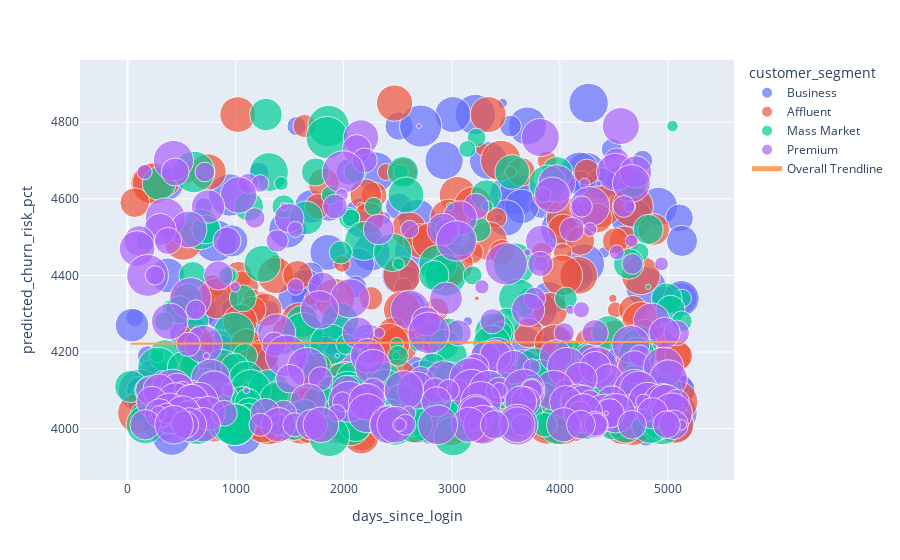

This figure's notebook cell:
### Markdown cell above
### Churn Feature Importance Scatter

### Code cell
churn_feature_importance_scatter_query = "SELECT * FROM gold.analytics_customer_churn_prediction ORDER BY predicted_churn_risk_pct DESC LIMIT 1000"
churn_feature_importance_scatter_df = fetch_data(churn_feature_importance_scatter_query)

fig = px.scatter(
    churn_feature_importance_scatter_df,
    x='days_since_login',
    y='predicted_churn_risk_pct',
    size='clv_at_risk',
    color='customer_segment',
    hover_data={
        'transaction_count_90d': ':,',
        'active_account_count': ':,',
        'unresolved_issues': ':,',
        'clv_at_risk': ':$,.2f'
    },
    title='Churn Risk Drivers: Days Since Last Login vs Predicted Risk (Top 1000 Customers)',
    labels={
        'days_since_login': 'Days Since Last Login',
        'predicted_churn_risk_pct': 'Predicted Churn Risk (%)',
        'customer_segment': 'Customer Segment'
    },
    color_discrete_sequence=px.colors.qualitative.Plotly,
    size_max=30
)

# Layout improvements
fig.update_layout(
    height=650,
    width=900,
    title={
        'text': 'Churn Risk Drivers: Days Since Last Login vs Predicted Risk (Top 1000 Customers)',
        'x': 0.5,
        'xanchor': 'center'
    },
    xaxis=dict(
        title='Days Since Last Login',
        showgrid=True,
        gridcolor='lightgrey'
    ),
    yaxis=dict(
        title='Predicted Churn Risk (%)',
        showgrid=True,
        gridcolor='lightgrey'
    ),
    legend_title_text='Customer Segment',
    plot_bgcolor='white',
    paper_bgcolor='white',
    font=dict(size=12, family='Arial')
)

# Add trendline for visual reference (optional)
fig = px.scatter(
    churn_feature_importance_scatter_df,
    x='days_since_login',
    y='predicted_churn_risk_pct',
    color='customer_segment',
    size='clv_at_risk',
    trendline='ols',  # Adds linear regression trendline
    trendline_scope='overall',
    hover_data={
        'transaction_count_90d': ':,',
        'active_account_count': ':,',
        'unresolved_issues': ':,',
        'clv_at_risk': ':$,.2f'
    },
    size_max=30
)

fig.show()

### Figure 1 — Plotly figure (JSON) as saved in the notebook; plotly's stock layout.template omitted (floating-point values rounded to 4 significant figures; data arrays with more than 128 entries replaced by an {"elided": "..."} marker saying what was removed)
{"data": [{"customdata": {"elided": "254x4 float values"}, "hovertemplate": "customer_segment=Business<br>days_since_login=%{x}<br>predicted_churn_risk_pct=%{y}<br>clv_at_risk=%{customdata[3]:$,.2f}<br>transaction_count_90d=%{customdata[0]:,}<br>active_account_count=%{customdata[1]:,}<br>unresolved_issues=%{customdata[2]:,}<extra></extra>", "legendgroup": "Business", "marker": {"color": "#636efa", "size": {"elided": "254 float values"}, "sizemode": "area", "sizeref": 111.0, "symbol": "circle"}, "mode": "markers", "name": "Business", "orientation": "v", "showlegend": true, "type": "scatter", "x": {"elided": "254 float values"}, "xaxis": "x", "y": {"elided": "254 float values"}, "yaxis": "y"}, {"customdata": {"elided": "243x4 float values"}, "hovertemplate": "customer_segment=Affluent<br>days_since_login=%{x}<br>predicted_churn_risk_pct=%{y}<br>clv_at_risk=%{customdata[3]:$,.2f}<br>transaction_count_90d=%{customdata[0]:,}<br>active_account_count=%{customdata[1]:,}<br>unresolved_issues=%{customdata[2]:,}<extra></extra>", "legendgroup": "Affluent", "marker": {"color": "#EF553B", "size": {"elided": "243 float values"}, "sizemode": "area", "sizeref": 111.0, "symbol": "circle"}, "mode": "markers", "name": "Affluent", "orientation": "v", "showlegend": true, "type": "scatter", "x": {"elided": "243 float values"}, "xaxis": "x", "y": {"elided": "243 float values"}, "yaxis": "y"}, {"customdata": {"elided": "253x4 float values"}, "hovertemplate": "customer_segment=Mass Market<br>days_since_login=%{x}<br>predicted_churn_risk_pct=%{y}<br>clv_at_risk=%{customdata[3]:$,.2f}<br>transaction_count_90d=%{customdata[0]:,}<br>active_account_count=%{customdata[1]:,}<br>unresolved_issues=%{customdata[2]:,}<extra></extra>", "legendgroup": "Mass Market", "marker": {"color": "#00cc96", "size": {"elided": "253 float values"}, "sizemode": "area", "sizeref": 111.0, "symbol": "circle"}, "mode": "markers", "name": "Mass Market", "orientation": "v", "showlegend": true, "type": "scatter", "x": {"elided": "253 float values"}, "xaxis": "x", "y": {"elided": "253 float values"}, "yaxis": "y"}, {"customdata": {"elided": "250x4 float values"}, "hovertemplate": "customer_segment=Premium<br>days_since_login=%{x}<br>predicted_churn_risk_pct=%{y}<br>clv_at_risk=%{customdata[3]:$,.2f}<br>transaction_count_90d=%{customdata[0]:,}<br>active_account_count=%{customdata[1]:,}<br>unresolved_issues=%{customdata[2]:,}<extra></extra>", "legendgroup": "Premium", "marker": {"color": "#ab63fa", "size": {"elided": "250 float values"}, "sizemode": "area", "sizeref": 111.0, "symbol": "circle"}, "mode": "markers", "name": "Premium", "orientation": "v", "showlegend": true, "type": "scatter", "x": {"elided": "250 float values"}, "xaxis": "x", "y": {"elided": "250 float values"}, "yaxis": "y"}, {"hovertemplate": "<b>OLS trendline</b><br>predicted_churn_risk_pct = 0.00106863 * days_since_login + 4221.25<br>R<sup>2</sup>=0.000049<br><br>days_since_login=%{x}<br>predicted_churn_risk_pct=%{y} <b>(trend)</b><extra></extra>", "legendgroup": "Overall Trendline", "line": {"color": "#FFA15A"}, "mode": "lines", "name": "Overall Trendline", "showlegend": true, "type": "scatter", "x": {"elided": "984 float values"}, "xaxis": "x", "y": {"elided": "984 float values"}, "yaxis": "y"}], "layout": {"legend": {"itemsizing": "constant", "title": {"text": "customer_segment"}, "tracegroupgap": 0}, "margin": {"t": 60}, "xaxis": {"anchor": "y", "domain": [0, 1], "title": {"text": "days_since_login"}}, "yaxis": {"anchor": "x", "domain": [0, 1], "title": {"text": "predicted_churn_risk_pct"}}}}
